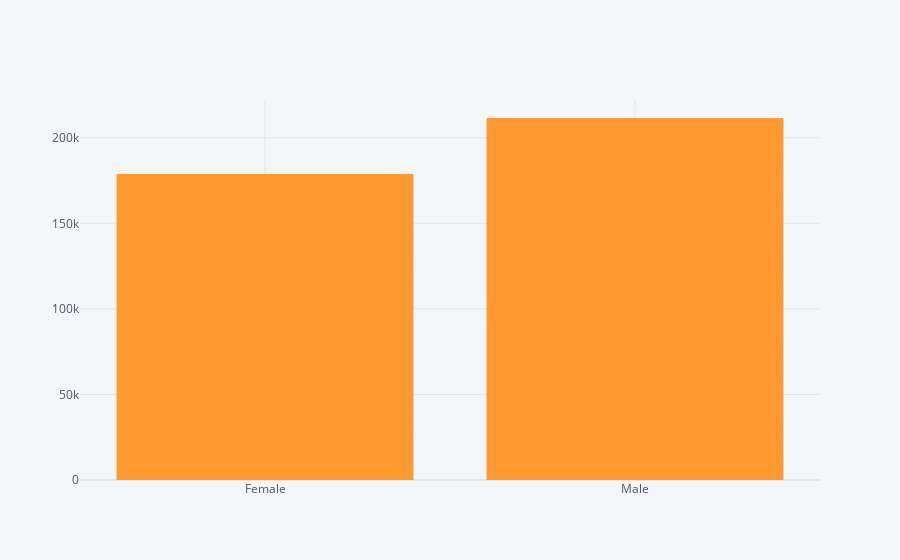

Here is the notebook cell this chart was saved with:
### Code cell
import pandas as pd 
import numpy as np 
%matplotlib inline

from plotly.offline import download_plotlyjs, init_notebook_mode, plot, iplot
init_notebook_mode(connected=True)
import cufflinks as cf 
cf.go_offline()

customer_churn.iplot(kind='bar', x=['Gender'],y= 'Age')

### Figure 1 — Plotly figure (JSON) as saved in the notebook; plotly's stock layout.template omitted (floating-point values rounded to 4 significant figures; data arrays with more than 128 entries replaced by an {"elided": "..."} marker saying what was removed)
{"data": [{"marker": {"color": "rgba(255, 153, 51, 0.6)", "line": {"color": "rgba(255, 153, 51, 1.0)", "width": 1}}, "name": "Age", "orientation": "v", "text": "", "type": "bar", "x": {"elided": "10000 str values"}, "y": {"elided": "10000 int values"}}], "layout": {"legend": {"bgcolor": "#F5F6F9", "font": {"color": "#4D5663"}}, "paper_bgcolor": "#F5F6F9", "plot_bgcolor": "#F5F6F9", "title": {"font": {"color": "#4D5663"}}, "xaxis": {"gridcolor": "#E1E5ED", "showgrid": true, "tickfont": {"color": "#4D5663"}, "title": {"font": {"color": "#4D5663"}, "text": ""}, "zerolinecolor": "#E1E5ED"}, "yaxis": {"gridcolor": "#E1E5ED", "showgrid": true, "tickfont": {"color": "#4D5663"}, "title": {"font": {"color": "#4D5663"}, "text": ""}, "zerolinecolor": "#E1E5ED"}}}
